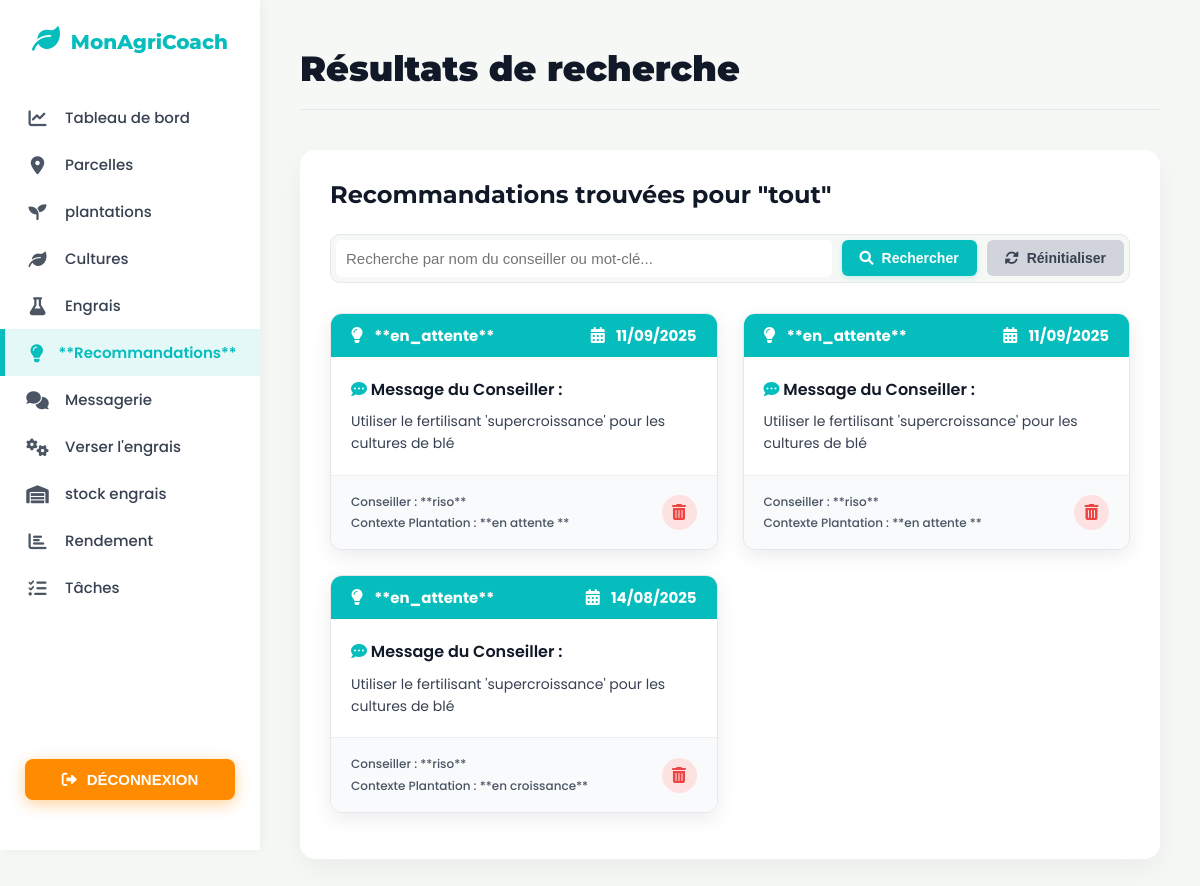
The page /recherche_recom.php (signed in) on the database its author committed.
### tables this page shows
CREATE TABLE `recommandation` (
  `id` int(11) NOT NULL,
  `date_recom` datetime NOT NULL,
  `statut_recom` varchar(255) NOT NULL,
  `contenu_recom` varchar(255) NOT NULL,
  `id_plantation` int(11) NOT NULL,
  `id_utilisateur_recom` int(11) NOT NULL,
  `id_conseiller` int(11) NOT NULL
);

CREATE TABLE `utilisateur` (
  `id` int(11) NOT NULL,
  `email` varchar(45) NOT NULL,
  `mot_de_passe` varchar(255) NOT NULL,
  `nom` varchar(45) NOT NULL,
  `prenom` varchar(45) NOT NULL,
  `telephone` varchar(45) NOT NULL,
  `pays` varchar(150) NOT NULL,
  `date_inscription` datetime NOT NULL,
  `type_utilisateur` varchar(45) NOT NULL,
  `reset_token` varchar(255) NOT NULL,
  `reset_token_expiration` datetime NOT NULL,
  `photo` varchar(255) NOT NULL,
  `langue` varchar(5) DEFAULT 'fr',
  `timezone` varchar(50) DEFAULT 'Africa/Douala',
  `notif_arrosage` tinyint(1) DEFAULT 1,
  `notif_stock` tinyint(1) DEFAULT 0
);

CREATE TABLE `plantation` (
  `id` int(11) NOT NULL,
  `date_semis` date NOT NULL,
  `date_recolte_prevue` date NOT NULL,
  `quantite_semis_kg_ha` decimal(10,0) NOT NULL,
  `statut_plantation` varchar(255) NOT NULL,
  `rendement_final_kg` decimal(10,0) NOT NULL,
  `unite_rendement` varchar(45) NOT NULL,
  `id_parcelle` int(11) NOT NULL,
  `id_culture` int(11) NOT NULL,
  `id_agriculteur` int(11) NOT NULL
);

### recherche_recom.php (the view, shortened to what this page needs)
<?php
require_once 'db.php';
$userId = $_SESSION['user_id'];
$recoms = [];
$params = [':userId' => $userId];
function get_status_style($statut_recom) {
    $statut = strtolower($statut_recom);
    if (strpos($statut, 'urgent') !== false || strpos($statut, 'critique') !== false) {
        return ['class' => 'status-critical', 'icon' => 'fas fa-exclamation-triangle', 'color' => '#EF4444'];
    } elseif (strpos($statut, 'terminé') !== false || strpos($statut, 'effectué') !== false || strpos($statut, 'complété') !== false) {
        return ['class' => 'status-completed', 'icon' => 'fas fa-check-double', 'color' => '#10B981'];
    } elseif (strpos($statut, 'en cours') !== false || strpos($statut, 'planifié') !== false || strpos( $statut, 'en attente') !== false) {
        return ['class' => 'status-pending', 'icon' => 'fas fa-clock', 'color' => '#F59E0B'];
    } else {
        return ['class' => 'status-new', 'icon' => 'fas fa-lightbulb', 'color' => '#06bdbdff'];
    }
}
$query_string = "SELECT
                    r.id, r.date_recom, r.statut_recom, r.contenu_recom,
                    p.statut_plantation AS statut_plantation,
                    u.nom AS nom_conseiller
                FROM recommandation AS r
                JOIN plantation AS p ON r.id_plantation = p.id
                JOIN utilisateur AS u ON r.id_conseiller = u.id
                WHERE r.id_utilisateur_recom = :userId";
$query_string .= " ORDER BY r.date_recom DESC";
try {
    $stmt = $pdo->prepare($query_string);
    $stmt->execute($params);
    $recoms = $stmt->fetchAll(PDO::FETCH_ASSOC);
} catch (PDOException $e) {
    error_log("Erreur de récupération des recommandations: " . $e->getMessage());
    $error_message = "Erreur de récupération : Une erreur technique est survenue.";
}
?>
<!DOCTYPE html>
<html lang="fr">
<head>
    <link rel="stylesheet" href="https://cdnjs.cloudflare.com/ajax/libs/font-awesome/6.0.0-beta3/css/all.min.css">
</head>
<body>
    <nav class="sidebar">
        <a href="index.php" class="logo">
                <i class="fas fa-leaf"></i> MonAgriCoach
            </a>
        <ul>
            <li><a href="farmer_dashboard.php"><i class="fas fa-chart-line"></i> Tableau de bord</a></li>
            <li> <a href="liste_parcelle.php"><i class="fas fa-map-marker-alt"></i> Parcelles</a></li>
            <li> <a href="liste_plantation.php"><i class="fas fa-seedling"></i> plantations</a></li>
            <li><a href="liste_culture.php"><i class="fas fa-leaf"></i>  Cultures</a></li>
            <li><a href="liste_intrant.php"><i class="fas fa-flask"></i> Engrais</a></li>
            <li> <a href="liste_recom.php"><i class="fas fa-lightbulb"></i> **Recommandations**</a></li>
            <li> <a href="liste_message_agri.php"><i class="fas fa-comments"></i> Messagerie</a></li>
            <li><a href="liste_appli_intrant.php"><i class="fas fa-cogs"></i>Verser l'engrais</a></li>
            <li> <a href="liste_st_intrant.php"><i class="fas fa-warehouse"></i> stock engrais</a></li>
            <li><a href="liste_re.php"><i class="fas fa-chart-bar"></i> Rendement</a></li>
            <li><a href="liste_taches.php"><i class="fas fa-tasks"></i> Tâches</a></li>
        </ul>
        <div class="btn_lien">
            <button>
                <a href="deconnexion.php">
                    <i class="fas fa-sign-out-alt"></i> DÉCONNEXION
                </a>
            </button>
        </div>
    </nav>
    <div class="main-content">
        <div class="header">
            <h1>Résultats de recherche</h1>
        </div>
        <div class="content-container">
            <h2>Recommandations trouvées pour "<?= htmlspecialchars($_GET['recherche'] ?? 'tout'); ?>"</h2>
            <form action="recherche_recom.php" method="GET" class="search-form">
                <input type="text" name="recherche" placeholder="Recherche par nom du conseiller ou mot-clé..." value="<?= htmlspecialchars($_GET['recherche'] ?? ''); ?>">
                <button type="submit"><i class="fas fa-search"></i> Rechercher</button>
                <button type="button" onclick="window.location.href='liste_recom.php'"><i class="fas fa-sync-alt"></i> Réinitialiser</button>
            </form>
            <?php if (count($recoms) > 0): ?>
                <ul class="recom-list">
                    <?php foreach($recoms as $recom ):
                        $style = get_status_style($recom['statut_recom']);
                    ?>
                        <li class="recom-item">
                            <div class="recom-status-bar" style="background-color: <?= $style['color']; ?>;">
                                <div class="statut">
                                    <i class="<?= $style['icon']; ?>"></i>
                                    **<?= htmlspecialchars($recom['statut_recom']); ?>**
                                </div>
                                <div class="date">
                                    <i class="fas fa-calendar-alt"></i>
                                    <?= date('d/m/Y', strtotime($recom['date_recom'])); ?>
                                </div>
                            </div>
                            <div class="recom-body">
                                <strong><i class="fas fa-comment-dots" style="color: <?= $style['color']; ?>;"></i> Message du Conseiller :</strong>
                                <?= nl2br(htmlspecialchars($recom['contenu_recom'])); ?>
                            </div>
                            <div class="recom-footer">
                                <div class="recom-metadata">
                                    <span>Conseiller : **<?= htmlspecialchars($recom['nom_conseiller']); ?>**</span>
                                    <span>Contexte Plantation : **<?= htmlspecialchars($recom['statut_plantation']); ?>**</span>
                                </div>
                                <div class="recom-actions">
                                    <form action="supprime_recom.php" method="POST" onsubmit="return confirm('Êtes-vous sûr de vouloir supprimer cette recommandation ?');">
                                        <button type="submit" title="Supprimer la recommandation" class="delete-button">
                                            <i class="fas fa-trash-alt"></i>
                                        </button>
                                    </form>
                                </div>
                            </div>
                        </li>
                    <?php endforeach;?>
                </ul>
            <?php else:?>
                <p><i class="fas fa-search-minus"></i> **Aucune recommandation trouvée** pour les critères de recherche spécifiés.</p>
            <?php endif;?>
        </div>
    </div>
</body>
</html>

### rows shown on the page
recommandation: statut_recom "en_attente", date_recom "11/09/2025", contenu_recom "Utiliser le fertilisant 'supercroissance' pour les cultures de blé", id_conseiller.nom "riso", id_plantation.statut_plantation "en attente"
recommandation: statut_recom "en_attente", date_recom "11/09/2025", contenu_recom "Utiliser le fertilisant 'supercroissance' pour les cultures de blé", id_conseiller.nom "riso", id_plantation.statut_plantation "en attente"
recommandation: statut_recom "en_attente", date_recom "14/08/2025", contenu_recom "Utiliser le fertilisant 'supercroissance' pour les cultures de blé", id_conseiller.nom "riso", id_plantation.statut_plantation "en croissance"

### other values the page prints
$_GET['recherche'] "tout"
